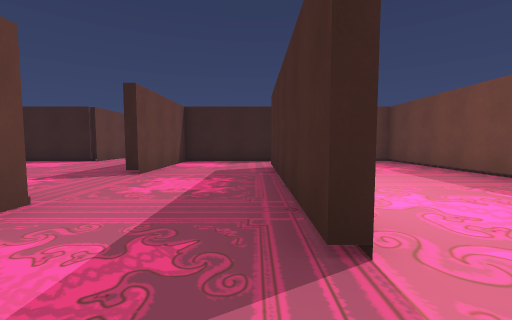
View 1 (above)

21 first-person views from a walk through a scene from a Unity 3-D project. The camera is 1.3 m above the floor, tilts 4° down and sees 90° across. The floor is counted in squares, 2 m on a side. Each view is taken from the middle of a square. On the plan, view 1 faces up. The plan holds only what a view shows up to about 9 squares ahead; the rest is blank. The place goes on beyond the plan. The player is left out.

View 2
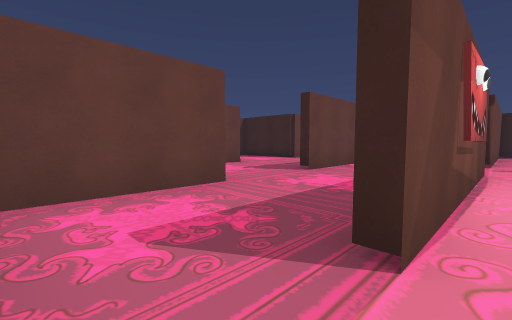

View 3
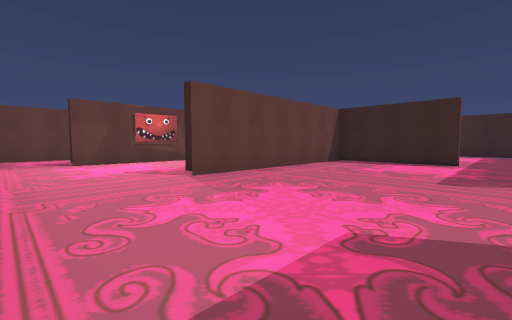

View 4
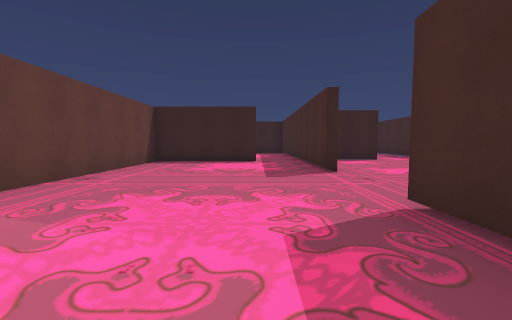

View 5
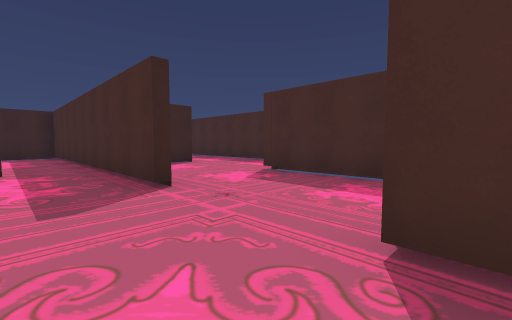

View 6
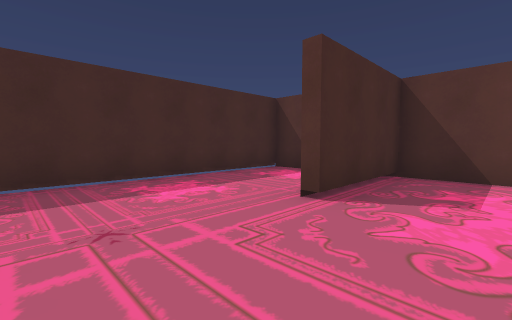

View 7
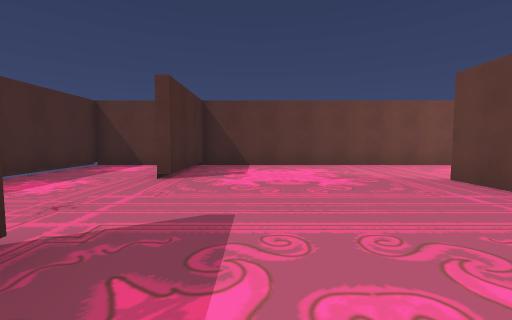

View 8
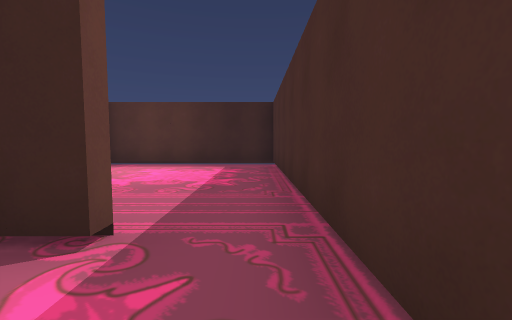

View 9
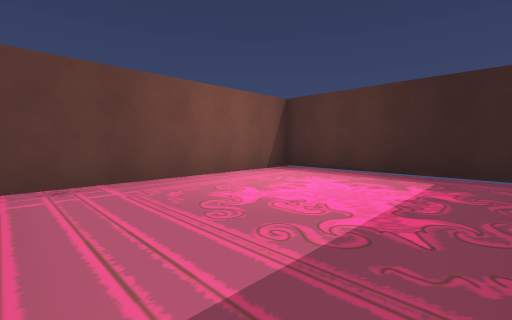

View 10
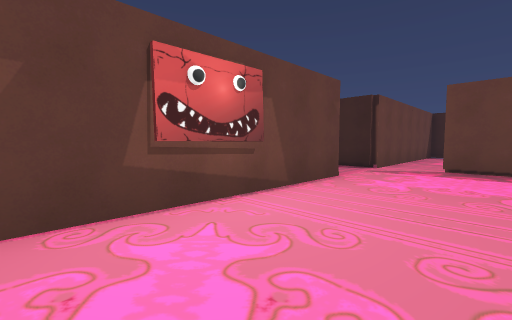

View 11
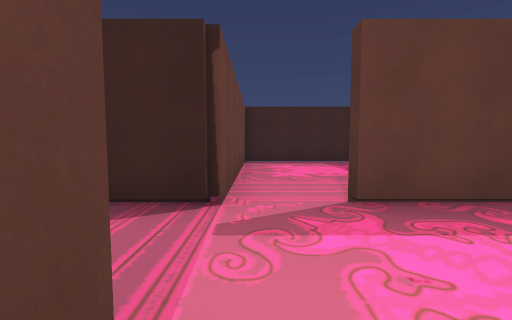

View 12
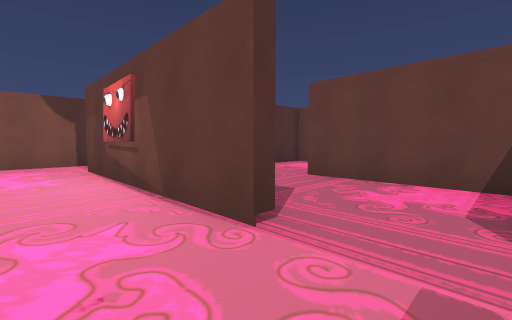

View 13
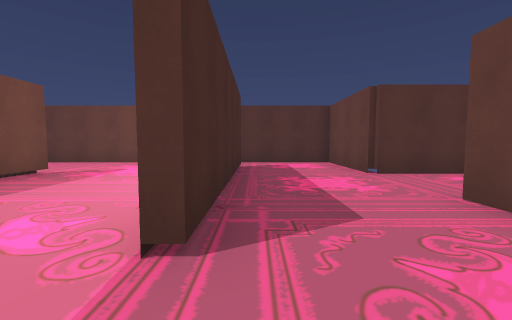

View 14
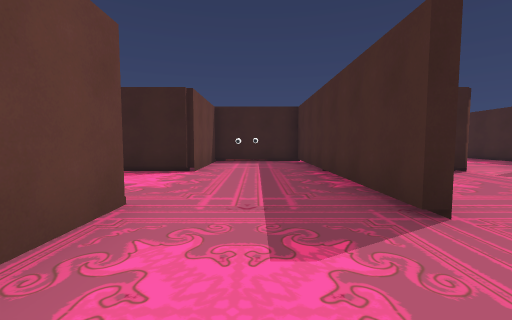

View 15
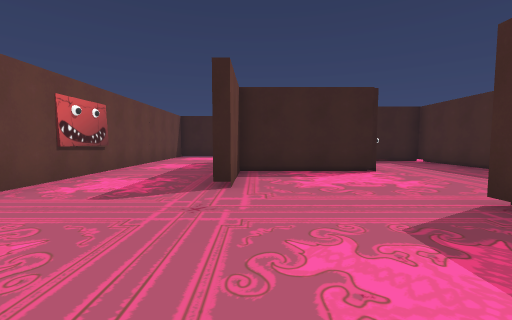

View 16
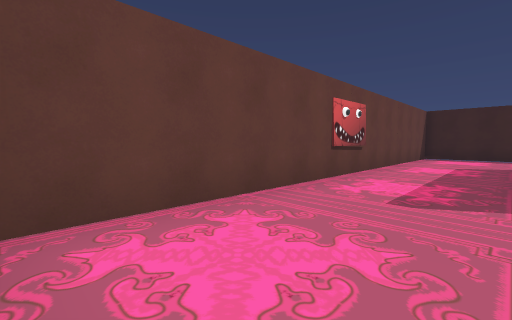

View 17
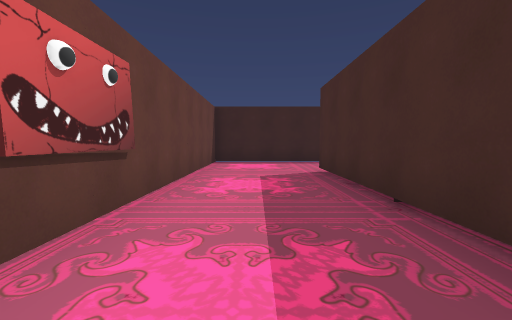

View 18
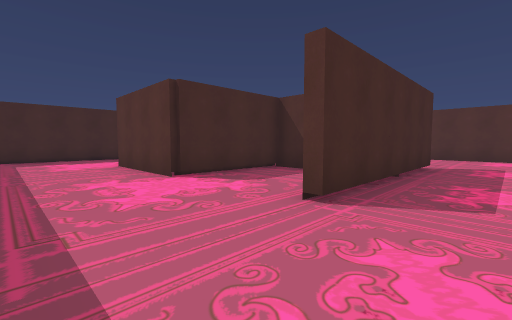

View 19
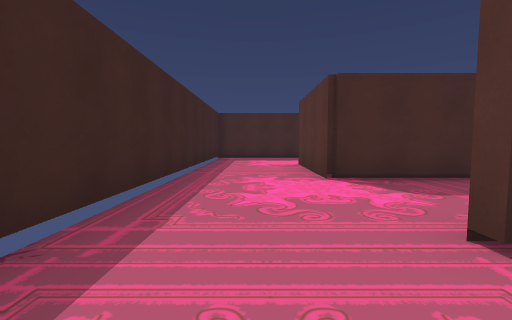

View 20
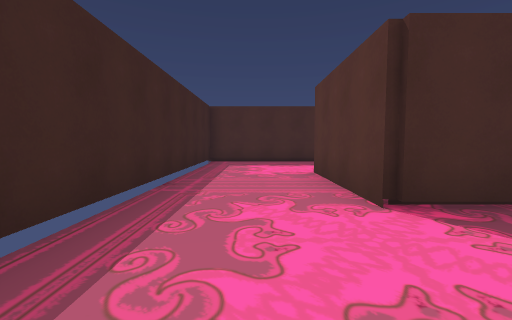

View 21
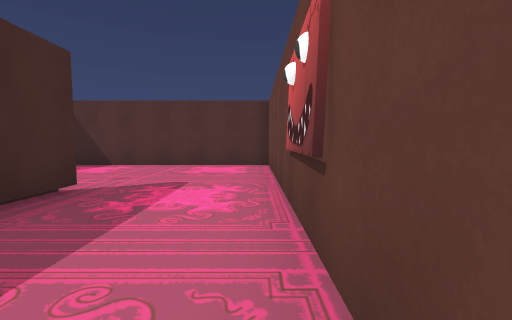

### Floor plan
Ten units are one square. View 1 is at (0, 0); x grows to the right and y downward. Boxes are objects, and circles mark ways between rooms. Rooms are numbered by the first view taken in them; rooms with no view inside come last. Other rooms are left out.
<svg viewBox="-119 -150 249 157">
<path fill="none" stroke="#000" d="M4 -13 4 -25M-24 -28 -24 2 6 2M44 -25 44 -85 20 -85M95 -54 95 -86M81 -85 46 -85 46 -25M6 -66 6 -13M44 -114 44 -121M108 2 125 2 125 -63M6 2 95 2 95 -25M41 -145 6 -145 6 -85M95 -86 95 -145 46 -145 46 -89M6 -85 -24 -85 -24 -65M-54 -44 -54 -28 -24 -28M-56 -87 -56 -117 -24 -117M-86 -65 -86 -116M-54 -56 -54 -44M-26 -50 -26 -115 -54 -115 -54 -85 -84 -85 -84 -66M4 -110 4 -145 -114 -145 -114 -28 -59 -28M-24 -65 -24 -50M4 -25 4 -66"/>
<circle cx="0" cy="-5" r="3" fill="#2a7"/>
<circle cx="-15" cy="-20" r="3" fill="#2a7"/>
<circle cx="90" cy="-90" r="3" fill="#2a7"/>
<circle cx="0" cy="-75" r="3" fill="#2a7"/>
<circle cx="-15" cy="-55" r="3" fill="#2a7"/>
<circle cx="-45" cy="-50" r="3" fill="#2a7"/>
<circle cx="-30" cy="-35" r="3" fill="#2a7"/>
<text x="-10" y="-10">1</text>
<text x="60" y="-50">2</text>
<text x="70" y="-120">3</text>
<text x="-10" y="-80">4</text>
<text x="-40" y="-40">5</text>
<text x="-70" y="-100">6</text>
<text x="-20" y="-50">7</text>
</svg>
Room 1 opens to room 2. Room 1 opens to room 7. Room 2 opens to room 3. Room 2 opens to room 4. Room 4 opens to room 7. Room 5 opens to room 6. Room 5 opens to room 7.

Where each view was taken, in squares from view 1:
view 1: 0 up, 0 right, facing up
view 2: 0 up, 1 right, facing up-left
view 3: 0 up, 9 right, facing up-left
view 4: 0 up, 8 right, facing up
view 5: 2 up, 8 right, facing up-right
view 6: 5 up, 8 right, facing down-right
view 7: 7 up, 8 right, facing down
view 8: 7 up, 9 right, facing up
view 9: 9 up, 9 right, facing up-left
view 10: 2 up, 3 right, facing up-left
view 11: 6 up, 1 right, facing up
view 12: 8 up, 2 right, facing down-left
view 13: 8 up, 0 right, facing down
view 14: 3 up, 4 left, facing up
view 15: 3 up, 8 left, facing up
view 16: 3 up, 9 left, facing up-left
view 17: 6 up, 10 left, facing up
view 18: 14 up, 10 left, facing down-right
view 19: 13 up, 10 left, facing right
view 20: 13 up, 8 left, facing right
view 21: 10 up, 11 left, facing down
